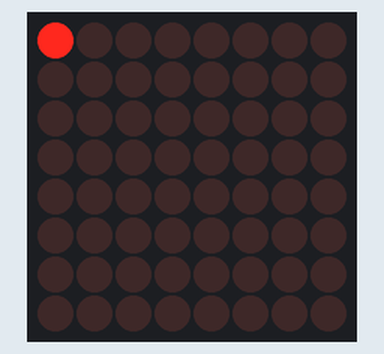
Bench run of a sketch on a simulated Arduino Uno, built with avr-gcc and run on an emulated ATmega328P. On the bench: 8×8 LED matrix.

Above: at 0.01 s.
At 0.61 s:
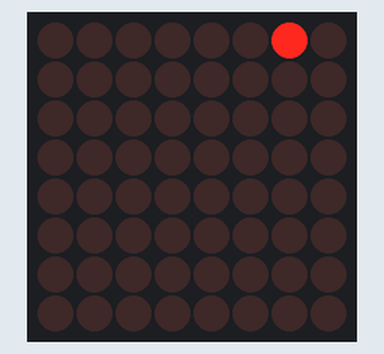
At 1.51 s:
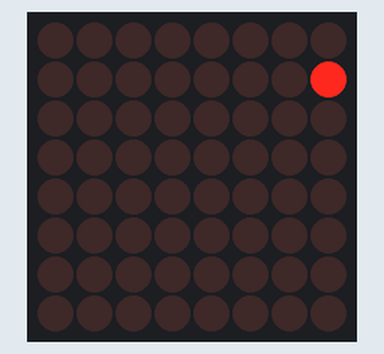
At 3.32 s:
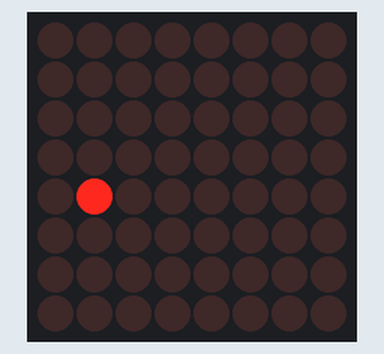
At 5.12 s:
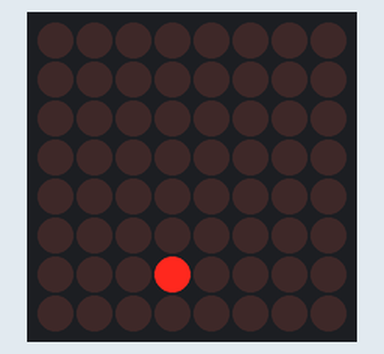
At 6.93 s:
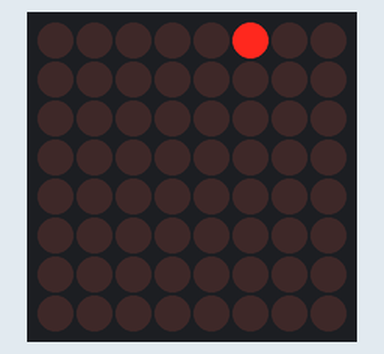

Measured:
- by itself, everything shown: repeats every 6.4 s, in 128 steps

The sketch:

43_1_LibreriaLedControlMatriz8X8.ino
```cpp
/*43.1.-Secuencia de encendido y apagado de un solo led que se va recorriendo de fila en fila en una matriz
led de 8X8, encendiendo desde el primer led de la primera fila y columna hasta el último led de la última
fila y columna uno por uno.*/

//IMPORTACIÓN DE LIBRERÍAS
/*Para poder importar una librería debemos dar clic en el botón de:
Programa -> Incluir Librería -> Administrar Bibliotecas -> Buscar: LedControl -> Instalar
Luego ya habiendo realizado eso se debe incluir alguna de las siguientes instrucciones:
#include <NombreLibrería.h>
#include "NombreLibrería.h"*/
#include <LedControl.h> //Librería de control de Matrices led 8X8.

/*Objeto de la clase LedControl, este pide en sus 4 parámetros de su constructor lo siguiente:
  - Primer parámetro: Indica el Pin del Arduino al que está conectado el Pin DIN (Master Out
    Slave In) de la matriz led 8X8, que indica la dirección de circulación de datos.
  - Segundo parámetro: Indica el Pin del Arduino al que está conectado el Pin CLK, que es el
    pulso de reloj que marca el paso con el que se mandan los datos del maestro al esclavo.
  - Tercer parámetro: Indica el Pin del Arduino al que está conectado el Pin CS (Chip Select),
    que habilita la función del circuito integrado MAX7219 que controla a la matriz led 8X8.
  - Cuarto parámetro: Indica el número de matrices a controlar, que deben estar conectadas
  entre ellas a través del pin DOUT, la librería permite manejar hasta 8 matrices conectadas.*/
LedControl matrizLed = LedControl(11, 13, 10, 1); //DIN = Pin11, CLK = Pin13, CS = Pin10, #MatricesLed.

//CONFIGURACIÓN DE LOS PINES Y LA COMUNICACIÓN SERIAL
void setup() {
  /*LedControl.shutdown(): Método que permite encender la matriz led 8X8, se cuenta el número de
  matrices empezando desde cero:
    - Primer parámetro: Indica la matriz que se quiere encender, indicando su numeración desde cero.
    - Segundo parámetro: Indica que la matriz está encendida con false y que está apagada con true.*/
  matrizLed.shutdown(0, false);
  /*LedControl.setIntensity(): Método que permite indicar el nivel de luminosidad de cada matriz led 8X8,
  se cuenta el número de matrices empezando desde cero:
    - Primer parámetro: Indica la matriz a la que se le quiere cambiar su nivel de luminosidad, indicando
      su numeración desde cero.
    - Segundo parámetro: Indica la luminosidad de los leds de la matriz con números de 0 a 15, usualmente
      se usa la luminosidad 4 en espacios no tan iluminados o al aire libre.*/
  matrizLed.setIntensity(0, 4);
  /*LedControl.clearDisplay(): Método que limpia cualquier secuencia previamente cargada en la matriz 8X8:
    - Primer parámetro: Indica la matriz a la que se le quiere borrar una secuencia pasada, indicando su
      numeración desde el número cero.*/
  matrizLed.clearDisplay(0);
}

//EJECUCIÓN DEL PROGRAMA EN UN BUCLE INFINITO: Secuencia de encendido y apagado de un solo led que se va
//recorriendo de fila en fila.
void loop() {
  for(int fila = 0; fila < 8; fila++){
    for(int columna = 0; columna < 8; columna++){
      /*LedControl.setLed(): Método que prende o apaga un led que se encuentre en un número de fila y
      columna en específico, para ello se le debe indicar lo siguiente:
      - Primer parámetro: Indica la matriz a la que se le quiere encender o apagar un led, exponiendo su
        numeración desde el número cero.
      - Segundo parámetro: Indica la fila a la que pertenece el led que se quiere encender o apagar.
      - Tercer parámetro: Indica la columna a la que pertenece el led que se quiere encender o apagar.
      - Cuarto parámetro: Indica si se quiere encender con true o apagar con false un led.*/
      matrizLed.setLed(0, fila, columna, true);
      /*delay(ms): Método que detiene la ejecución del programa un cierto tiempo dado en milisegundos.*/
      delay(50); //Detiene el código 50 milisegundos antes de apagar este led y pasar al siguiente.
      matrizLed.setLed(0, fila, columna, false);
      delay(50); //Detiene el código 50 milisegundos antes de encender este led y pasar al siguiente.
    }
  }
}
```
